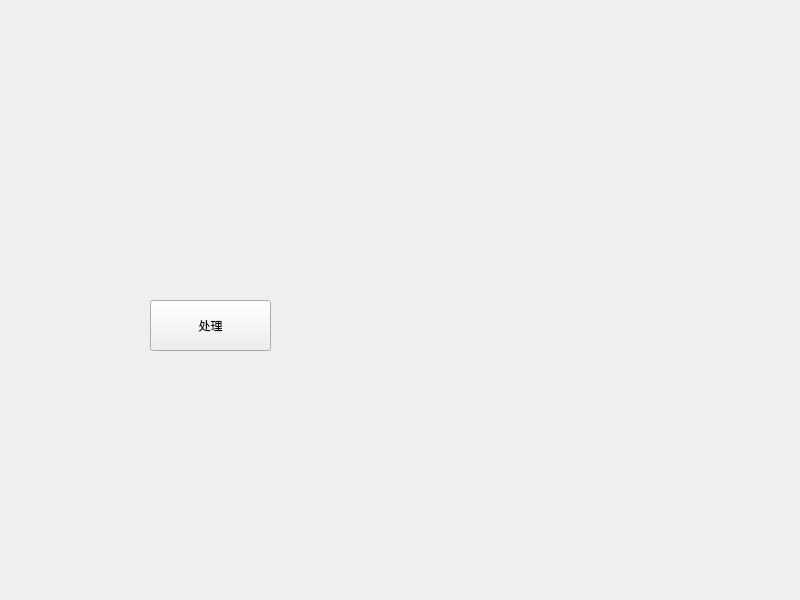
<?xml version="1.0" encoding="UTF-8"?>
<ui version="4.0">
 <class>Widget</class>
 <widget class="QWidget" name="Widget">
  <property name="geometry">
   <rect>
    <x>0</x>
    <y>0</y>
    <width>800</width>
    <height>600</height>
   </rect>
  </property>
  <property name="windowTitle">
   <string>Widget</string>
  </property>
  <widget class="QPushButton" name="pushButton">
   <property name="geometry">
    <rect>
     <x>150</x>
     <y>300</y>
     <width>121</width>
     <height>51</height>
    </rect>
   </property>
   <property name="text">
    <string>处理</string>
   </property>
  </widget>
 </widget>
 <resources/>
 <connections/>
</ui>
